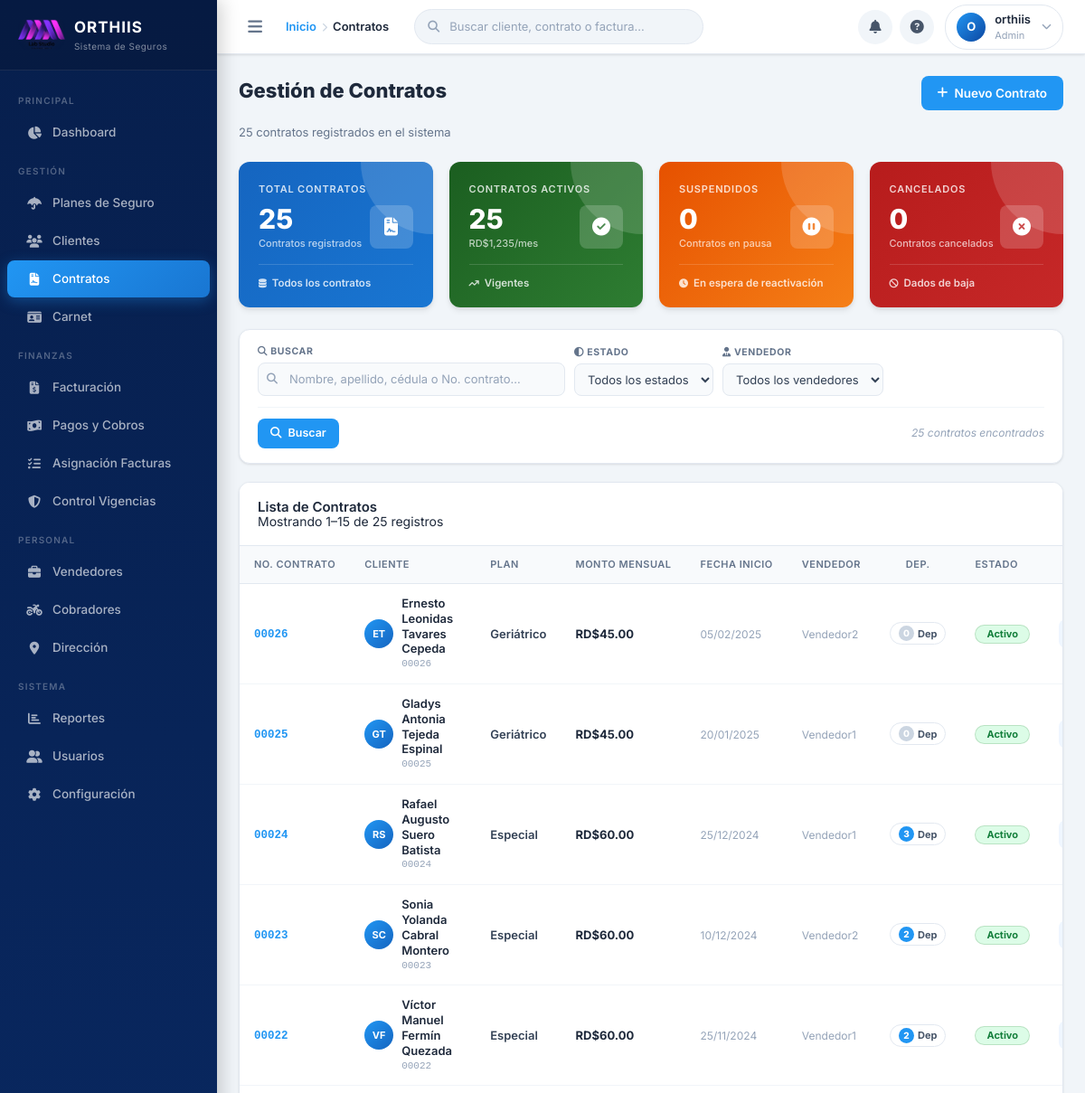
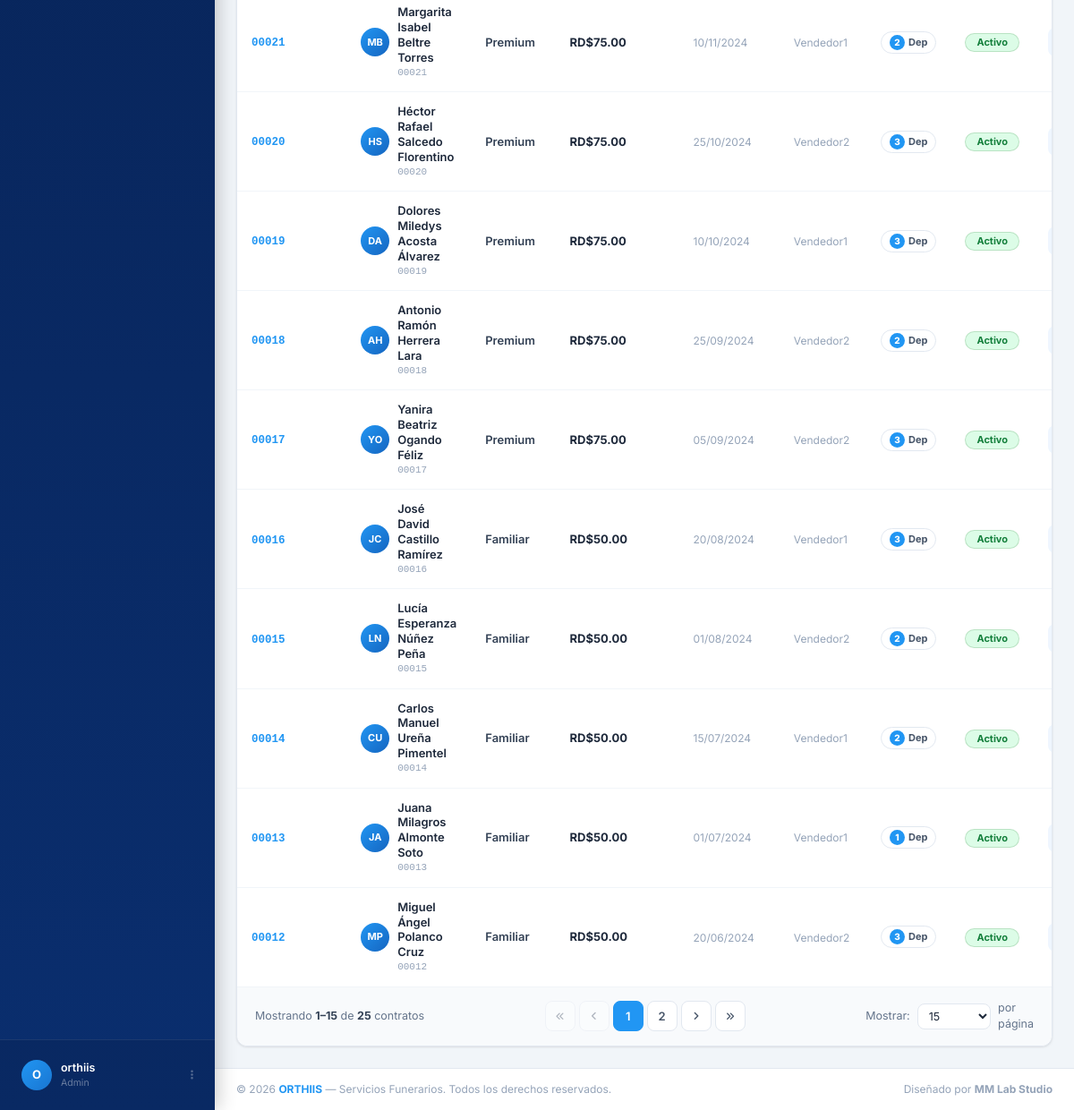
Page /contratos.php (signed in) on the committed database (2 pictures, top to bottom).
### tables this page shows
CREATE TABLE `configuracion_sistema` (
  `id` int(11) NOT NULL,
  `nombre_empresa` varchar(100) NOT NULL,
  `rif` varchar(20) DEFAULT NULL,
  `direccion` text DEFAULT NULL,
  `telefono` varchar(15) DEFAULT NULL,
  `celular` varchar(15) DEFAULT NULL,
  `email` varchar(100) DEFAULT NULL,
  `logo_url` varchar(255) DEFAULT NULL,
  `moneda` varchar(10) DEFAULT 'USD',
  `dias_gracia_pago` int(11) DEFAULT 5,
  `formato_factura` text DEFAULT NULL,
  `created_at` timestamp NOT NULL DEFAULT current_timestamp(),
  `updated_at` timestamp NOT NULL DEFAULT current_timestamp() ON UPDATE current_timestamp()
);

CREATE TABLE `contratos` (
  `id` int(11) NOT NULL,
  `numero_contrato` varchar(20) DEFAULT NULL,
  `cliente_id` int(11) NOT NULL,
  `plan_id` int(11) NOT NULL,
  `fecha_inicio` date NOT NULL,
  `fecha_fin` date DEFAULT NULL,
  `monto_mensual` decimal(10,2) NOT NULL,
  `monto_total` decimal(10,2) NOT NULL,
  `dia_cobro` int(11) NOT NULL,
  `estado` enum('activo','cancelado','suspendido') DEFAULT 'activo',
  `vendedor_id` int(11) DEFAULT NULL,
  `notas` text DEFAULT NULL,
  `ubicacion_lat` decimal(10,8) DEFAULT NULL COMMENT 'Latitud GPS del contrato',
  `ubicacion_lng` decimal(11,8) DEFAULT NULL COMMENT 'Longitud GPS del contrato',
  `ubicacion_ref` varchar(255) DEFAULT NULL COMMENT 'Referencia textual de la ubicación',
  `created_at` timestamp NOT NULL DEFAULT current_timestamp(),
  `updated_at` timestamp NOT NULL DEFAULT current_timestamp() ON UPDATE current_timestamp()
);

CREATE TABLE `clientes` (
  `id` int(11) NOT NULL,
  `codigo` varchar(5) NOT NULL,
  `nombre` varchar(100) NOT NULL,
  `apellidos` varchar(100) NOT NULL,
  `cedula` varchar(13) NOT NULL,
  `telefono1` varchar(15) NOT NULL,
  `telefono2` varchar(15) DEFAULT NULL,
  `telefono3` varchar(15) DEFAULT NULL,
  `direccion` text NOT NULL,
  `email` varchar(100) NOT NULL,
  `fecha_nacimiento` date DEFAULT NULL,
  `fecha_registro` datetime NOT NULL,
  `estado` enum('activo','inactivo','suspendido') DEFAULT 'activo',
  `cobrador_id` int(11) NOT NULL,
  `vendedor_id` int(11) NOT NULL,
  `notas` text DEFAULT NULL,
  `created_at` timestamp NOT NULL DEFAULT current_timestamp(),
  `updated_at` timestamp NOT NULL DEFAULT current_timestamp() ON UPDATE current_timestamp()
);

CREATE TABLE `planes` (
  `id` int(11) NOT NULL,
  `codigo` varchar(20) DEFAULT NULL,
  `nombre` varchar(100) NOT NULL,
  `descripcion` text DEFAULT NULL,
  `precio_base` decimal(10,2) NOT NULL,
  `cobertura_maxima` decimal(10,2) DEFAULT NULL,
  `edad_minima` int(11) DEFAULT NULL,
  `edad_maxima` int(11) DEFAULT NULL,
  `periodo_carencia` int(11) DEFAULT NULL,
  `estado` enum('activo','inactivo') DEFAULT 'activo',
  `created_at` timestamp NOT NULL DEFAULT current_timestamp(),
  `updated_at` timestamp NOT NULL DEFAULT current_timestamp() ON UPDATE current_timestamp()
);

CREATE TABLE `vendedores` (
  `id` int(11) NOT NULL,
  `codigo` varchar(3) NOT NULL,
  `nombre_completo` varchar(200) NOT NULL,
  `descripcion` text DEFAULT NULL,
  `fecha_ingreso` date NOT NULL,
  `estado` enum('activo','inactivo') DEFAULT 'activo',
  `created_at` timestamp NOT NULL DEFAULT current_timestamp(),
  `updated_at` timestamp NOT NULL DEFAULT current_timestamp() ON UPDATE current_timestamp()
);

### contratos.php (the view, shortened to what the rows shown need)
<?php
require_once 'config.php';
$registros_por_pagina = isset($_COOKIE['contratos_por_pagina']) ? (int)$_COOKIE['contratos_por_pagina'] : 15;
$pagina_actual        = max(1, intval($_GET['pagina']  ?? 1));
$offset               = ($pagina_actual - 1) * $registros_por_pagina;
$where  = '1=1';
$params = [];
$sql = "
    SELECT c.*,
           cl.codigo       AS cliente_codigo,
           cl.nombre       AS cliente_nombre,
           cl.apellidos    AS cliente_apellidos,
           p.nombre        AS plan_nombre,
           v.nombre_completo AS vendedor_nombre,
           c.ubicacion_lat, c.ubicacion_lng, c.ubicacion_ref,
           (SELECT COUNT(*) FROM dependientes d WHERE d.contrato_id=c.id AND d.estado='activo') AS total_dependientes
    FROM contratos c
    JOIN clientes cl ON c.cliente_id = cl.id
    JOIN planes   p  ON c.plan_id    = p.id
    LEFT JOIN vendedores v ON c.vendedor_id = v.id
    WHERE $where
    ORDER BY c.id DESC
    LIMIT ? OFFSET ?
";
$stmtList = $conn->prepare($sql);
$allParams = array_merge($params, [$registros_por_pagina, $offset]);
foreach ($allParams as $i => $val) {
    $stmtList->bindValue($i + 1, $val, is_int($val) ? PDO::PARAM_INT : PDO::PARAM_STR);
}
$stmtList->execute();
$contratos = $stmtList->fetchAll();
require_once 'header.php';
?>
<link rel="stylesheet" href="https://unpkg.com/leaflet@1.9.4/dist/leaflet.css"/>
<div class="card fade-in">
    <div style="overflow-x:auto;">
        <table class="data-table">
            <thead>
                <tr>
                    <th>No. Contrato</th>
                    <th>Cliente</th>
                    <th>Plan</th>
                    <th>Monto Mensual</th>
                    <th>Fecha Inicio</th>
                    <th>Vendedor</th>
                    <th style="text-align:center;">Dep.</th>
                    <th>Estado</th>
                    <th style="text-align:center;">Acciones</th>
                </tr>
            </thead>
            <tbody>
            <?php if (!empty($contratos)): ?>
                <?php foreach ($contratos as $ct):
                    $nombreCompleto = htmlspecialchars($ct['cliente_nombre'] . ' ' . $ct['cliente_apellidos']);
                ?>
                <tr>
                    <td>
                        <span class="contract-num"><?php echo htmlspecialchars($ct['numero_contrato']); ?></span>
                    </td>
                    <td>
                        <div style="display:flex;align-items:center;gap:9px;">
                            <div style="width:32px;height:32px;border-radius:50%;background:linear-gradient(135deg,var(--accent),#1565C0);
                                        display:flex;align-items:center;justify-content:center;
                                        font-size:11px;font-weight:700;color:white;flex-shrink:0;">
                                <?php echo strtoupper(substr($ct['cliente_nombre'],0,1).substr($ct['cliente_apellidos'],0,1)); ?>
                            </div>
                            <div>
                                <div class="client-name"><?php echo $nombreCompleto; ?></div>
                                <div class="client-code"><?php echo htmlspecialchars($ct['cliente_codigo']); ?></div>
                            </div>
                        </div>
                    </td>
                    <td><span class="plan-name"><?php echo htmlspecialchars($ct['plan_nombre']); ?></span></td>
                    <td><span class="td-amount">RD$<?php echo number_format($ct['monto_mensual'], 2); ?></span></td>
                    <td><span class="td-muted"><?php echo date('d/m/Y', strtotime($ct['fecha_inicio'])); ?></span></td>
                    <td>
                        <span class="td-muted">
                            <?php echo $ct['vendedor_nombre'] ? htmlspecialchars($ct['vendedor_nombre']) : '—'; ?>
                        </span>
                    </td>
                    <td style="text-align:center;">
                        <span class="dep-badge">
                            <span class="dep-num <?php echo $ct['total_dependientes'] == 0 ? 'zero' : ''; ?>">
                                <?php echo $ct['total_dependientes']; ?>
                            </span>
                            Dep
                        </span>
                    </td>
                    <td>
                        <span class="badge badge-<?php echo $ct['estado']; ?>">
                            <?php echo ucfirst($ct['estado']); ?>
                        </span>
                    </td>
                    <td>
                        <div class="tbl-actions">
                            <button class="btn-tbl view" title="Ver detalles"
                                    onclick="verContrato(<?php echo $ct['id']; ?>)">
                            </button>
                        </div>
                    </td>
                </tr>
                <?php endforeach; ?>
            <?php endif; ?>
            </tbody>
        </table>
    </div>
</div>
<?php require_once 'footer.php'; ?>

### header.php (shortened to what the rows shown need)
<?php
require_once 'config.php';
require_once 'toast.php';
$stmtConfig = $conn->prepare("SELECT logo_url FROM configuracion_sistema WHERE id = 1");
$stmtConfig->execute();
$config = $stmtConfig->fetch();
?>
<!DOCTYPE html>
<html lang="es">
<head>
    <link href="https://cdnjs.cloudflare.com/ajax/libs/font-awesome/6.5.0/css/all.min.css" rel="stylesheet">
    <link rel="stylesheet" href="https://cdn.jsdelivr.net/npm/toastify-js/src/toastify.min.css">
    <link href="https://cdn.jsdelivr.net/npm/bootstrap@5.1.3/dist/css/bootstrap.min.css" rel="stylesheet">
    <link rel="stylesheet" href="https://cdn.jsdelivr.net/npm/bootstrap@4.6.2/dist/css/bootstrap.min.css">
    <link rel="stylesheet" href="styles.css">
    <?php echo Toast::render(); ?>
</head>
<body>
<aside class="sidebar" id="sidebar">
    <div class="sidebar-brand">
        <?php if (!empty($config['logo_url'])): ?>
            <img src="<?php echo htmlspecialchars($config['logo_url']); ?>"
                 alt="Orthiis Logo"
                 style="height:34px;width:auto;border-radius:8px;object-fit:contain;">
        <?php else: ?>
            <div class="brand-icon">
                <i class="fas fa-shield-halved"></i>
            </div>
        <?php endif; ?>
        <div class="brand-text">
            <div class="brand-name">ORTHIIS</div>
            <div class="brand-sub">Sistema de Seguros</div>
        </div>
    </div>
</aside>
<div class="main-wrapper" id="mainWrapper">
    <div class="page-content">

### rows in the picture
configuracion_sistema: logo_url (picture)
contratos: numero_contrato "00026", cliente.apellidos "ET", cliente.apellidos "Ernesto Leonidas Tavares Cepeda", cliente.codigo "00026", plan.nombre "Geriátrico", monto_mensual "45.00", fecha_inicio "05/02/2025", vendedores.nombre_completo "Vendedor2", total_dependientes "0", estado "Activo"
contratos: numero_contrato "00025", cliente.apellidos "GT", cliente.apellidos "Gladys Antonia Tejeda Espinal", cliente.codigo "00025", plan.nombre "Geriátrico", monto_mensual "45.00", fecha_inicio "20/01/2025", vendedores.nombre_completo "Vendedor1", total_dependientes "0", estado "Activo"
contratos: numero_contrato "00024", cliente.apellidos "RS", cliente.apellidos "Rafael Augusto Suero Batista", cliente.codigo "00024", plan.nombre "Especial", monto_mensual "60.00", fecha_inicio "25/12/2024", vendedores.nombre_completo "Vendedor1", total_dependientes "3", estado "Activo"
contratos: numero_contrato "00023", cliente.apellidos "SC", cliente.apellidos "Sonia Yolanda Cabral Montero", cliente.codigo "00023", plan.nombre "Especial", monto_mensual "60.00", fecha_inicio "10/12/2024", vendedores.nombre_completo "Vendedor2", total_dependientes "2", estado "Activo"
contratos: numero_contrato "00022", cliente.apellidos "VF", cliente.apellidos "Víctor Manuel Fermín Quezada", cliente.codigo "00022", plan.nombre "Especial", monto_mensual "60.00", fecha_inicio "25/11/2024", vendedores.nombre_completo "Vendedor1", total_dependientes "2", estado "Activo"
contratos: numero_contrato "00021", cliente.apellidos "MB", cliente.apellidos "Margarita Isabel Beltre Torres", cliente.codigo "00021", plan.nombre "Premium", monto_mensual "75.00", fecha_inicio "10/11/2024", vendedores.nombre_completo "Vendedor1", total_dependientes "2", estado "Activo"
contratos: numero_contrato "00020", cliente.apellidos "HS", cliente.apellidos "Héctor Rafael Salcedo Florentino", cliente.codigo "00020", plan.nombre "Premium", monto_mensual "75.00", fecha_inicio "25/10/2024", vendedores.nombre_completo "Vendedor2", total_dependientes "3", estado "Activo"
contratos: numero_contrato "00019", cliente.apellidos "DA", cliente.apellidos "Dolores Miledys Acosta Álvarez", cliente.codigo "00019", plan.nombre "Premium", monto_mensual "75.00", fecha_inicio "10/10/2024", vendedores.nombre_completo "Vendedor1", total_dependientes "3", estado "Activo"
contratos: numero_contrato "00018", cliente.apellidos "AH", cliente.apellidos "Antonio Ramón Herrera Lara", cliente.codigo "00018", plan.nombre "Premium", monto_mensual "75.00", fecha_inicio "25/09/2024", vendedores.nombre_completo "Vendedor2", total_dependientes "2", estado "Activo"
contratos: numero_contrato "00017", cliente.apellidos "YO", cliente.apellidos "Yanira Beatriz Ogando Féliz", cliente.codigo "00017", plan.nombre "Premium", monto_mensual "75.00", fecha_inicio "05/09/2024", vendedores.nombre_completo "Vendedor2", total_dependientes "3", estado "Activo"
contratos: numero_contrato "00016", cliente.apellidos "JC", cliente.apellidos "José David Castillo Ramírez", cliente.codigo "00016", plan.nombre "Familiar", monto_mensual "50.00", fecha_inicio "20/08/2024", vendedores.nombre_completo "Vendedor1", total_dependientes "3", estado "Activo"
contratos: numero_contrato "00015", cliente.apellidos "LN", cliente.apellidos "Lucía Esperanza Núñez Peña", cliente.codigo "00015", plan.nombre "Familiar", monto_mensual "50.00", fecha_inicio "01/08/2024", vendedores.nombre_completo "Vendedor2", total_dependientes "2", estado "Activo"
contratos: numero_contrato "00014", cliente.apellidos "CU", cliente.apellidos "Carlos Manuel Ureña Pimentel", cliente.codigo "00014", plan.nombre "Familiar", monto_mensual "50.00", fecha_inicio "15/07/2024", vendedores.nombre_completo "Vendedor1", total_dependientes "2", estado "Activo"
contratos: numero_contrato "00013", cliente.apellidos "JA", cliente.apellidos "Juana Milagros Almonte Soto", cliente.codigo "00013", plan.nombre "Familiar", monto_mensual "50.00", fecha_inicio "01/07/2024", vendedores.nombre_completo "Vendedor1", total_dependientes "1", estado "Activo"
contratos: numero_contrato "00012", cliente.apellidos "MP", cliente.apellidos "Miguel Ángel Polanco Cruz", cliente.codigo "00012", plan.nombre "Familiar", monto_mensual "50.00", fecha_inicio "20/06/2024", vendedores.nombre_completo "Vendedor2", total_dependientes "3", estado "Activo"

### other values in the picture
$iniciales "O"
$usuarioNombre "orthiis"
$usuarioRol "Admin"
$tituloActual "Contratos"
$total_registros "25"
$stats['total'] "25"
$stats['activos'] "25"
$stats['monto_activo'] "1,235"
$stats['suspendidos'] "0"
$stats['cancelados'] "0"
min($offset + 1, $total_registros) "1"
min($offset + $registros_por_pagina, $total_registros) "15"
min($offset+1,$total_registros) "1"
min($offset+$registros_por_pagina,$total_registros) "15"
form field value "15"
